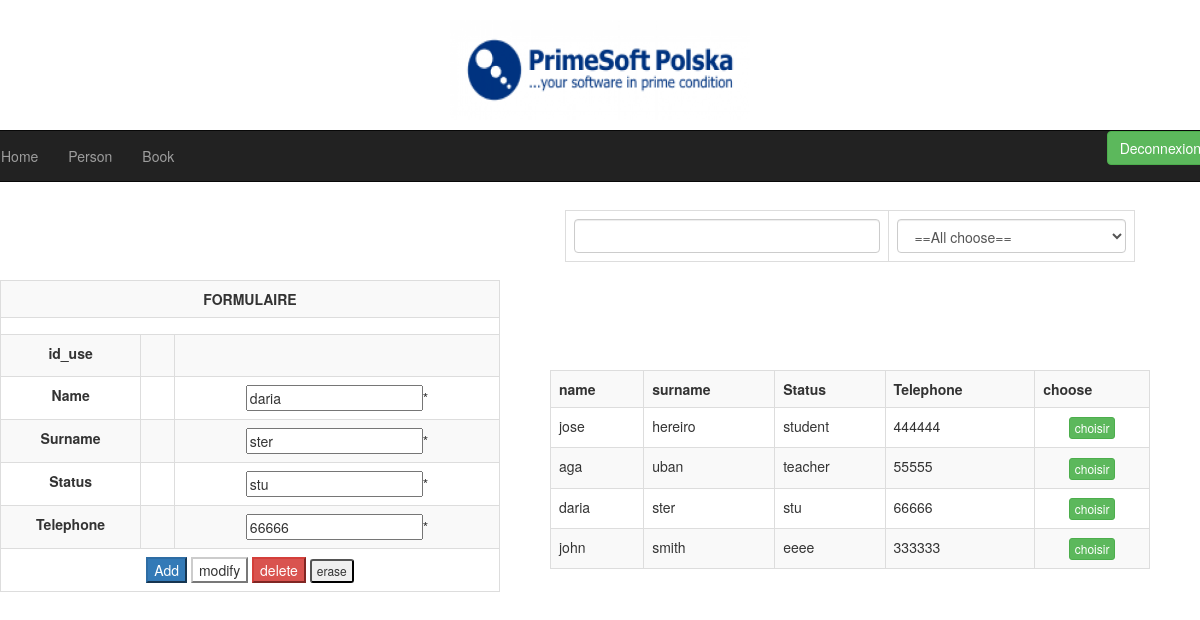
/borrow/person.php?code=3, run on the app's committed database.
### tables this page shows
CREATE TABLE IF NOT EXISTS person (
  id_use int(11) NOT NULL AUTO_INCREMENT,
  name varchar(50) DEFAULT NULL,
  surname varchar(50) DEFAULT NULL,
  status varchar(50) NOT NULL,
  telephone varchar(50) NOT NULL,
  etat int(11) NOT NULL DEFAULT 1,
  PRIMARY KEY (id_use)
);

### borrow/person.php (the view, shortened to what this page needs)
<?php include('header.php')?>
<div class='formulaire'>
<form method="post" action="<?php echo $_SERVER['PHP_SELF']; ?>"  align="center"><br/>
				 <table class="table table-bordered table-striped">
				 	<tr>
				 		<td colspan='3'><b>FORMULAIRE </b></td>
				 	</tr><br/>
					<?php
					echo"<tr><td colspan =\"3\">";
					echo"</td></tr>";
					if(isset($_GET['code']))
					{
					$a='select * from person where id_use='.$_GET['code'];
					$s= mysql_query($a) or die(mysql_error());
					$rows1=mysql_fetch_array($s);}
					?>
					<tr>
				 		<td><label for="id_use"><b>id_use<b/></label></td>
				 		<td>&nbsp;</td>
				 		<td><input type="hidden" name="id_use" id="id_use" <?php if(isset($_GET['code'])) echo 'value="'.$rows1['id_use'].'"'; else echo 'value=""' ?>;/></td>
				 	</tr>
					<tr>
				 		<td><label for="name"><b>Name<b/></label></td>
				 		<td>&nbsp;</td>
				 		<td><input type="text" name="name" id="name" <?php if(isset($_GET['code'])) echo 'value="'.$rows1['name'].'"'; else echo 'value=""' ?>;/>*</td>
				 	</tr>
					<tr>
				 		<td><label for="surname"><b>Surname<b/></label></td>
				 		<td>&nbsp;</td>
				 		<td><input type="text" name="surname" id="surname"  <?php if(isset($_GET['code'])) echo 'value="'.$rows1['surname'].'"'; else echo 'value=""' ?>/>*</td>
				 	</tr>
                    <tr>
				 		<td><label for="status"><b>Status<b/></label></td>
				 		<td>&nbsp;</td>
				 		<td><input type="text" name="status" id="status"  <?php if(isset($_GET['code'])) echo 'value="'.$rows1['status'].'"'; else echo 'value=""' ?>/>*</td>
				 	</tr>
					  <tr>
				 		<td><label for="telephone"><b>Telephone<b/></label></td>
				 		<td>&nbsp;</td>
				 		<td><input type="text" name="telephone" id="telephone"  <?php if(isset($_GET['code'])) echo 'value="'.$rows1['telephone'].'"'; else echo 'value=""' ?>/>*</td>
				 	</tr>
					 <br/> <br/>
				 	<tr>
				 		<td colspan="3"><input type="submit" name="send" class='btn-primary' value="Add" onclick="return validerformulaire();"/>
                        <input type="submit" name="modify" class='btn-default' value="modify"/>
                         <input type="submit" name="delete" class='btn-danger' value="delete"/>
						 <input type="reset" name="cancel" class='btn-xs' value="erase"/></td>
				 	</tr>
				 </table>
			 </form>
	</div>
<?php
$sql2="select * from person";
	$reccord_sql2=mysql_query($sql2);
	$nb=mysql_num_rows($reccord_sql2);
	if($nb>0)
	{
		$rows=mysql_fetch_array($reccord_sql2);
?>
<div class='liste'>
						<table class="table table-bordered table-striped">
						<tr>
							<th>name</th>
							<th>surname</th>
							<th>Status</th>
							<th>Telephone</th>
							<th>choose</th>
						</tr>
						<?php
						do{ ?>
							<tr bgcolor="white">
								<td><?php echo $rows['name']; ?></td>
								<td><?php echo $rows['surname']; ?></td>
								<td><?php echo $rows['status']; ?></td>
								<td><?php echo $rows['telephone']; ?></td>
								<td align="center"><a href="person.php?code=<?php echo $rows['id_use'];?>"<button type='button' class='btn btn-success btn-xs'>choisir</button></a></td>
							</tr>
						<?php }while($rows=mysql_fetch_array($reccord_sql2)); ?>
					</table>
					<?php
				}else{
					echo"no  table save";
				}
				?>
</div>
<div class='recherche'>
			<br/><br/>
		<div id="div1" class="col-xs-12 col-sm-12 col-md-12 col-lg-12">
			<form>
				<table class="table table-bordered">
					<tr>
						<td>
							<input type="text" class="form-control" id="rech1"/>
						</td>
						<td>
						<select class='form-control'>
						<option value='6' select='selected'>==All choose==</option>
						</select>
						</td>
					</tr>
				</table>
			</form>
</div>

### borrow/style.css (style rules this page uses)
.formulaire { position:absolute; width:500px; height:400px; top:200px; }
.liste { position:absolute; width:600px; height:400px; left:550px; top:350px; overflow:auto; }
.recherche { position:absolute; width:600px; height:100px; left:550px; top:150px; }

### data on the page
person: name "daria", surname "ster", status "stu", telephone "66666"
person: name "jose", surname "hereiro", status "student", telephone "444444"
person: name "aga", surname "uban", status "teacher", telephone "55555"
person: name "john", surname "smith", status "eeee", telephone "333333"
